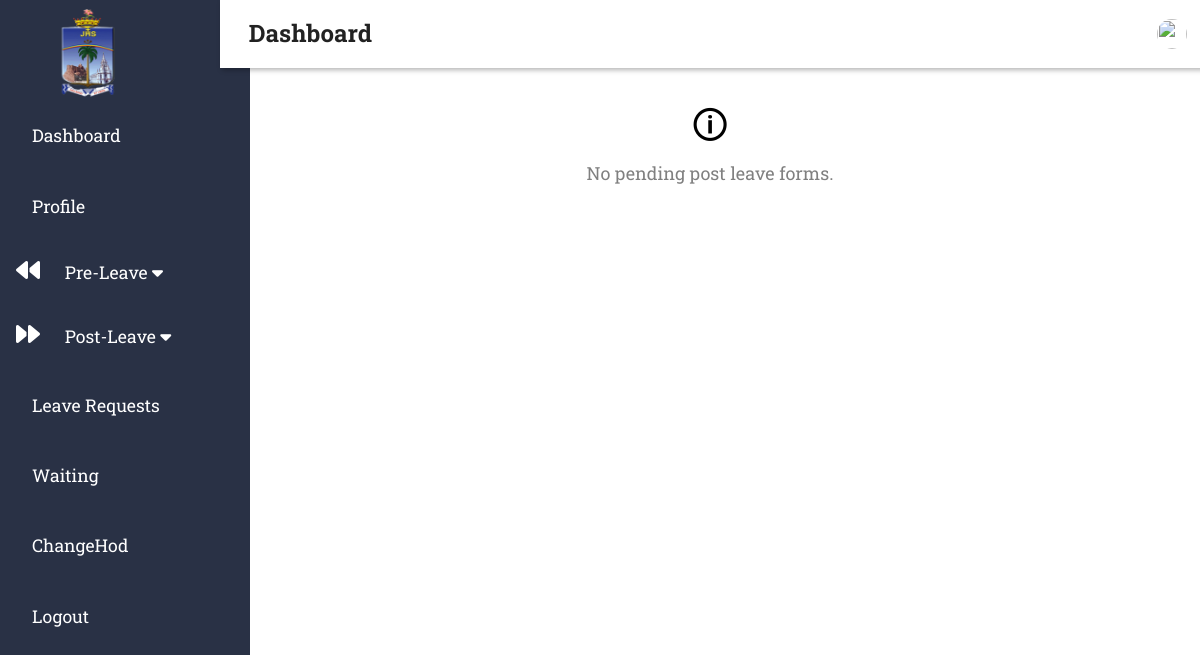
The app's page /HODs/apply.php (signed in), older data.
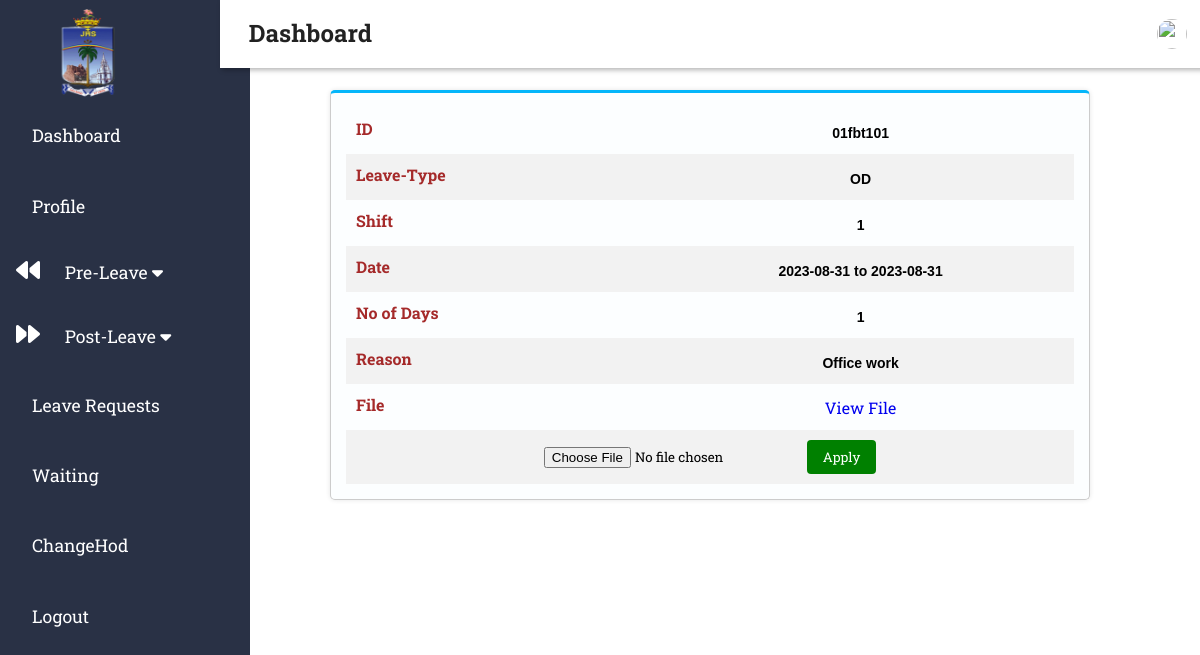
The same page, newer data.
### tables this page shows
CREATE TABLE `faculty1` (
  `application_id` int(11) NOT NULL,
  `name` varchar(30) NOT NULL,
  `id` varchar(30) NOT NULL,
  `department` varchar(30) NOT NULL,
  `LType` varchar(30) NOT NULL,
  `shift` int(1) NOT NULL,
  `start` date NOT NULL,
  `end` date NOT NULL,
  `ndays` int(30) NOT NULL,
  `reason` varchar(50) NOT NULL,
  `hod` int(10) NOT NULL DEFAULT 3,
  `H_feedback` varchar(100) NOT NULL,
  `aqict` int(10) NOT NULL DEFAULT 3,
  `IC_Feedback` varchar(100) NOT NULL,
  `principal` int(10) NOT NULL DEFAULT 3,
  `Pn_feedback` varchar(100) NOT NULL,
  `file` varchar(255) NOT NULL,
  `next_form` int(11) NOT NULL DEFAULT 3,
  `RegDate` timestamp NOT NULL DEFAULT current_timestamp(),
  `Academic_year` varchar(10) NOT NULL
);

### HODs/apply.php (the view, shortened to what this page needs)
<?php
if ($_SESSION['s_id'] && $_SESSION['position'] == 'hod') {
?>
    <!DOCTYPE html>
    <html>
    <head>
        <link rel="stylesheet" href="apply.css">
        <link rel="stylesheet" type="text/css" href="Hodsidebar.css">
    </head>
    <body>
        <?php include "Hodsidebar.php"; ?>
        <div class="main-content">
            <div class="container" style="margin-left: auto">
                <?php include "header.php"; ?>
                <?php
                include '../database/Databasedemo.php';
                $id = $_SESSION['s_id'];
                $sql = "SELECT * FROM faculty1 WHERE  id='" . $id . "' AND (principal=1 and next_form=3) AND end<=CURDATE()";
                $result = mysqli_query($conn, $sql);
                $numRows = mysqli_num_rows($result);
                if ($numRows > 0) {
                    while ($row = mysqli_fetch_assoc($result)) {
                        $app_id = $row['application_id'];
                ?>
                        <div class="form-container" id="form-<?php echo $app_id; ?>">
                            <table>
                                <?php
                                $form_fields = [
                                    'id' => ['label' => 'ID'],
                                    'LType' => ['label' => 'Leave-Type'],
                                    'shift' => ['label' => 'Shift'],
                                    'start' => ['label' => 'Date'],
                                    'ndays' => ['label' => 'No of Days'],
                                    'reason' => ['label' => 'Reason'],
                                    'file' => ['label' => 'File'],
                                ];
                                foreach ($form_fields as $field_name => $field_data) {
                                    $value = $row[$field_name];
                                    echo '<tr>';
                                    echo '<td><label>' . $field_data['label'] . '</label></td>';
                                    if ($field_name === 'file') {
                                        if ($row['file']) {
                                            echo '<td><a href="' . $row['file'] . '" target="_blank">View File</a></td>';
                                        } else {
                                            echo '<td>No File</td>';
                                        }
                                    } elseif ($field_name === 'start' || $field_name === 'end') {
                                        $start_date = date('Y-m-d', strtotime($row['start']));
                                        $end_date = date('Y-m-d', strtotime($row['end']));
                                        $date_range = $start_date . ' to ' . $end_date;
                                        echo '<td><span class="sp">' . $date_range . '</span></td>';
                                    } else {
                                        echo '<td><span class="sp">' . $value . '</span></td>';
                                    }
                                    echo '</tr>';
                                }
                                echo '<tr>';
                                echo '<td colspan="2">';
                                ?>
                                <form action="post_update.php" method="post" enctype="multipart/form-data">
                                    <input type="file" name="file" accept=".pdf">
                                    <button class="green-button" type="submit" name="submit">Apply</button>
                                </form>
                                <?php
                                echo '</td>';
                                echo '</tr>';
                                ?>
                            </table>
                        </div>
                <?php
                    }
                } else {
                    echo '<div class="no-forms-message">';
                    echo '<span class="icon">&#128712;</span>';
                    echo '<p>No pending post leave forms.</p>';
                    echo '</div>';
                }
                ?>
            </div>
        </div>
    </body>
    </html>
<?php
} else {
    header("location:../Login/home.php");
}
?>

Row changes from the older to the newer data that the page shows:
added faculty1: label "ID", id "01fbt101", label "Leave-Type", LType "OD", label "Shift", shift "1", label "Date", date_range "2023-08-31 to 2023-08-31", label "No of Days", ndays "1", label "Reason", reason "Office work", label "File"
Text that changed along with them:
text no longer shown: "🛈 No pending post leave forms."
